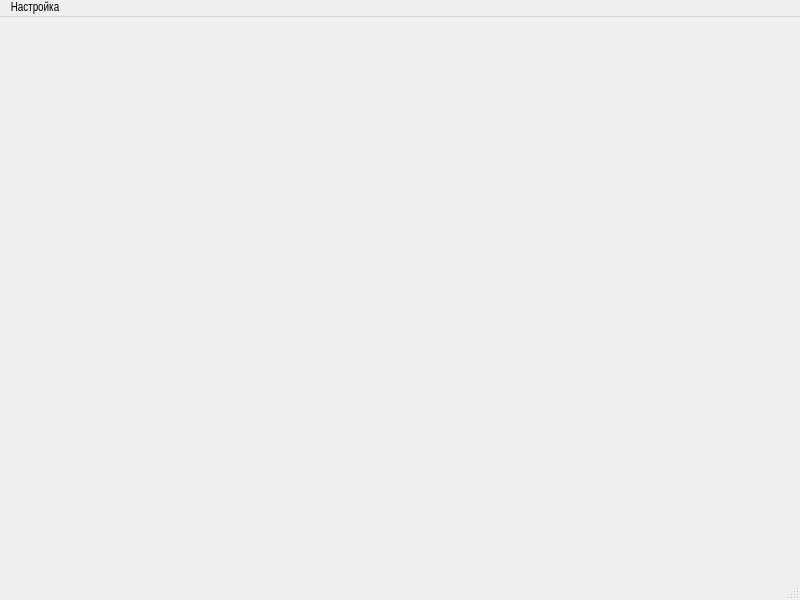
<?xml version="1.0" encoding="UTF-8"?>
<ui version="4.0">
 <class>MainWindow</class>
 <widget class="QMainWindow" name="MainWindow">
  <property name="geometry">
   <rect>
    <x>0</x>
    <y>0</y>
    <width>800</width>
    <height>600</height>
   </rect>
  </property>
  <property name="font">
   <font>
    <family>Arial Narrow</family>
   </font>
  </property>
  <property name="windowTitle">
   <string>MainWindow</string>
  </property>
  <widget class="QWidget" name="centralwidget"/>
  <widget class="QStatusBar" name="statusbar"/>
  <widget class="QMenuBar" name="menuBar">
   <property name="geometry">
    <rect>
     <x>0</x>
     <y>0</y>
     <width>800</width>
     <height>26</height>
    </rect>
   </property>
   <widget class="QMenu" name="menu">
    <property name="title">
     <string>Настройка</string>
    </property>
    <widget class="QMenu" name="menuSettings">
     <property name="title">
      <string>Действие</string>
     </property>
     <addaction name="ActionFD"/>
     <addaction name="ActionC"/>
    </widget>
    <addaction name="menuSettings"/>
   </widget>
   <addaction name="menu"/>
  </widget>
  <action name="ActionFD">
   <property name="text">
    <string>Поиск зависимостей</string>
   </property>
  </action>
  <action name="ActionC">
   <property name="text">
    <string>Построение замыкания</string>
   </property>
  </action>
 </widget>
 <resources/>
 <connections/>
</ui>
